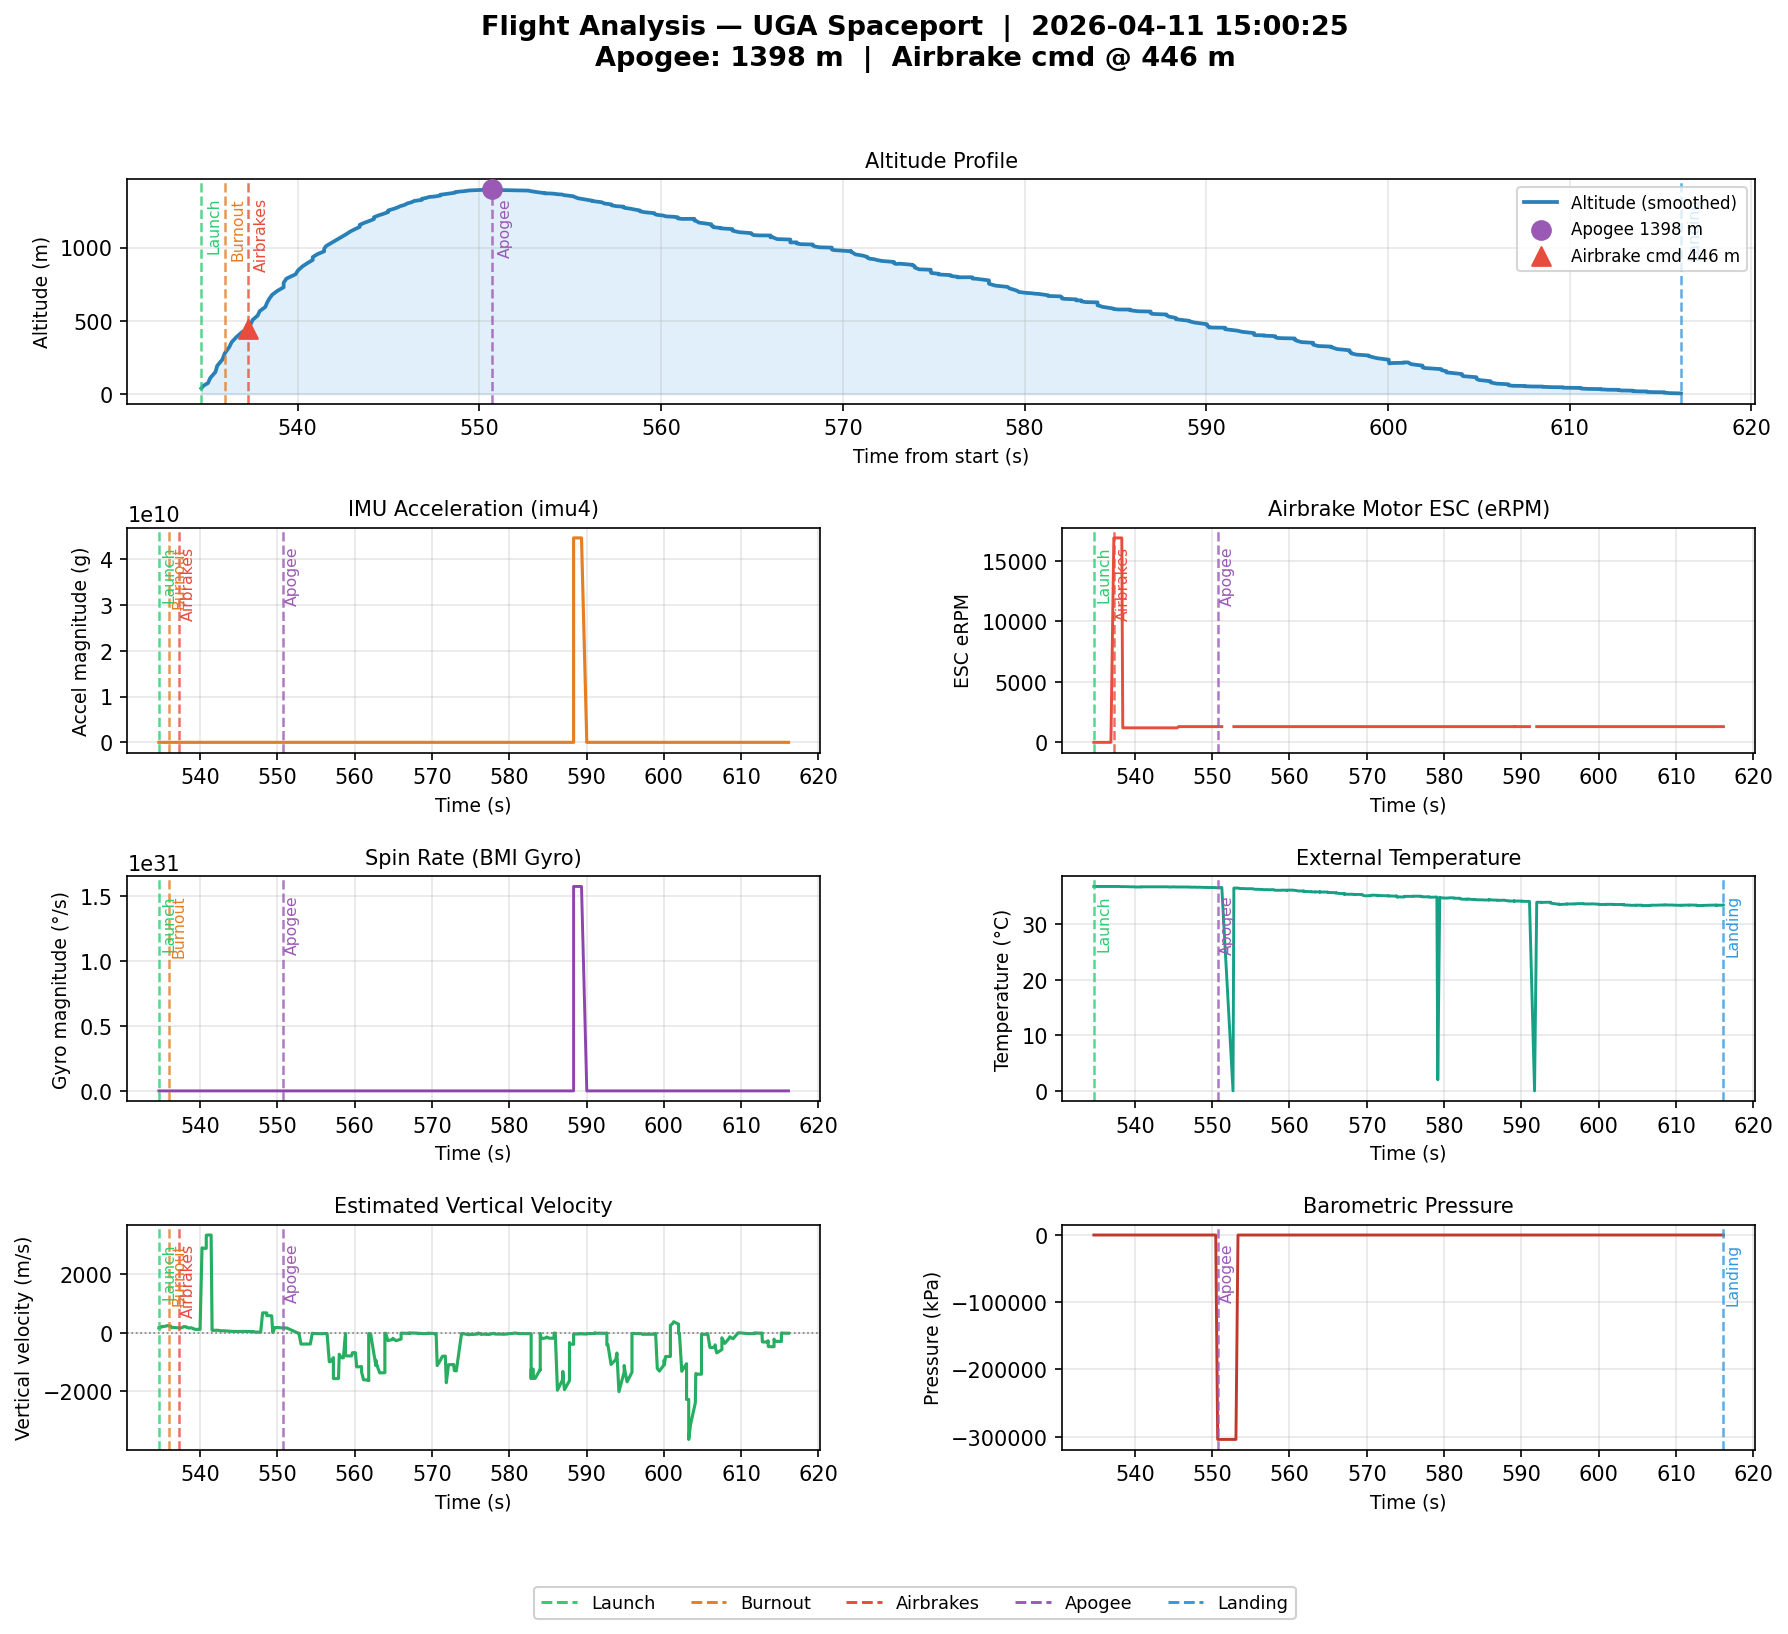

Recreate this plot in Python.
import pandas as pd
import numpy as np
import matplotlib.pyplot as plt
import matplotlib.gridspec as gridspec
from matplotlib.patches import FancyArrowPatch
from datetime import datetime

CSV_PATH = "ground_station_telemetry_20260411_150007.csv"

# ── Load & clean ──────────────────────────────────────────────────────────────
df = pd.read_csv(CSV_PATH, parse_dates=["pc_time_iso"])
df = df.sort_values("pc_time_iso").reset_index(drop=True)

# Relative time in seconds from first row
t0 = df["pc_time_iso"].iloc[0]
df["t_s"] = (df["pc_time_iso"] - t0).dt.total_seconds()

# Filter encoder: drop rows with clearly corrupted values (|enc| > 1e4 mm)
df["enc_clean"] = df["encoder_position_mm"].where(df["encoder_position_mm"].abs() < 1e4)

# ── Identify key events ───────────────────────────────────────────────────────
# Flight window: altitude rises above 0 and then returns
flight_mask = df["altitude_m"] > 0
flight_start_idx = flight_mask.idxmax()
flight_end_idx   = len(df) - 1 - flight_mask[::-1].values.argmax()

df_flight = df.iloc[flight_start_idx:flight_end_idx + 1].copy()

t_launch  = df_flight["t_s"].iloc[0]
t_apogee  = df_flight.loc[df_flight["altitude_m"].idxmax(), "t_s"]
alt_apogee = df_flight["altitude_m"].max()

# Burnout: sustained drop in imu4 accel from ~4 g → <1 g
# Motor burn phase is first ~1.3 s of flight; burnout when accel falls <1.5 g
burn_mask  = (df_flight["t_s"] < t_launch + 3) & (df_flight["imu4_accel_mag_g"] < 1.5)
t_burnout  = df_flight.loc[burn_mask.idxmax(), "t_s"] if burn_mask.any() else None

# Airbrake command: first time ESC erpm rises above a threshold during ascent
AB_RPM_THRESHOLD = 500
ascent_mask = df_flight["altitude_m"] < alt_apogee
ab_mask = ascent_mask & (df_flight["esc_erpm"] > AB_RPM_THRESHOLD)
if ab_mask.any():
    t_airbrake     = df_flight.loc[ab_mask.idxmax(), "t_s"]
    alt_airbrake   = df_flight.loc[ab_mask.idxmax(), "altitude_m"]
else:
    t_airbrake = t_apogee  # fallback
    alt_airbrake = alt_apogee

# Landing: last time altitude > 0 during descent
descent_mask = (df_flight["t_s"] > t_apogee) & (df_flight["altitude_m"] > 0)
t_landing = df_flight.loc[descent_mask[::-1].idxmax(), "t_s"] if descent_mask.any() else df_flight["t_s"].iloc[-1]

# ── Smooth noisy channels ─────────────────────────────────────────────────────
WINDOW = 5
df_flight["alt_smooth"]   = df_flight["altitude_m"].rolling(WINDOW, center=True, min_periods=1).mean()
df_flight["accel_smooth"] = df_flight["imu4_accel_mag_g"].rolling(WINDOW, center=True, min_periods=1).mean()
df_flight["gyro_smooth"]  = df_flight["bmi_gyro_mag_dps"].rolling(WINDOW, center=True, min_periods=1).mean()

# ── Event annotation helper ───────────────────────────────────────────────────
def vline_annotate(ax, t, label, color, y_frac=0.92, linestyle="--"):
    ax.axvline(t, color=color, linestyle=linestyle, linewidth=1.2, alpha=0.8)
    ylim = ax.get_ylim()
    ypos = ylim[0] + y_frac * (ylim[1] - ylim[0])
    ax.text(t + 0.3, ypos, label, color=color, fontsize=7.5, va="top",
            rotation=90, ha="left")

# ── Figure layout ─────────────────────────────────────────────────────────────
fig = plt.figure(figsize=(14, 11))
fig.suptitle(
    f"Flight Analysis — UGA Spaceport  |  {t0.strftime('%Y-%m-%d %H:%M:%S')}\n"
    f"Apogee: {alt_apogee:.0f} m  |  Airbrake cmd @ {alt_airbrake:.0f} m",
    fontsize=13, fontweight="bold", y=0.98
)

gs = gridspec.GridSpec(4, 2, figure=fig, hspace=0.55, wspace=0.35)

t = df_flight["t_s"]

EVENT_COLORS = {
    "Launch":   "#2ecc71",
    "Burnout":  "#e67e22",
    "Airbrakes":"#e74c3c",
    "Apogee":   "#9b59b6",
    "Landing":  "#3498db",
}

# ── 1. Altitude vs time (spans full width) ────────────────────────────────────
ax_alt = fig.add_subplot(gs[0, :])
ax_alt.fill_between(t, df_flight["alt_smooth"], alpha=0.15, color="#3498db")
ax_alt.plot(t, df_flight["alt_smooth"], color="#2980b9", linewidth=1.8, label="Altitude (smoothed)")
ax_alt.scatter(t_apogee, alt_apogee, color=EVENT_COLORS["Apogee"], zorder=5, s=80,
               label=f"Apogee {alt_apogee:.0f} m")
ax_alt.scatter(t_airbrake, alt_airbrake, color=EVENT_COLORS["Airbrakes"], zorder=5,
               s=80, marker="^", label=f"Airbrake cmd {alt_airbrake:.0f} m")
ax_alt.set_ylabel("Altitude (m)", fontsize=9)
ax_alt.set_title("Altitude Profile", fontsize=10)
ax_alt.legend(fontsize=8, loc="upper right")
ax_alt.grid(True, alpha=0.3)
ax_alt.set_xlabel("Time from start (s)", fontsize=9)

for name, t_ev in [("Launch", t_launch), ("Burnout", t_burnout),
                    ("Airbrakes", t_airbrake), ("Apogee", t_apogee), ("Landing", t_landing)]:
    if t_ev is None:
        continue
    vline_annotate(ax_alt, t_ev, name, EVENT_COLORS[name])

# ── 2. Acceleration magnitude ─────────────────────────────────────────────────
ax_acc = fig.add_subplot(gs[1, 0])
ax_acc.plot(t, df_flight["accel_smooth"], color="#e67e22", linewidth=1.5)
ax_acc.set_ylabel("Accel magnitude (g)", fontsize=9)
ax_acc.set_title("IMU Acceleration (imu4)", fontsize=10)
ax_acc.grid(True, alpha=0.3)
ax_acc.set_xlabel("Time (s)", fontsize=9)
for name, t_ev in [("Launch", t_launch), ("Burnout", t_burnout), ("Airbrakes", t_airbrake), ("Apogee", t_apogee)]:
    if t_ev is None: continue
    vline_annotate(ax_acc, t_ev, name, EVENT_COLORS[name])

# ── 3. ESC ERPM (airbrake motor state) ───────────────────────────────────────
ax_esc = fig.add_subplot(gs[1, 1])
esc_clean = df_flight["esc_erpm"].where(df_flight["esc_erpm"].abs() < 50000)
ax_esc.plot(t, esc_clean, color="#e74c3c", linewidth=1.4)
ax_esc.set_ylabel("ESC eRPM", fontsize=9)
ax_esc.set_title("Airbrake Motor ESC (eRPM)", fontsize=10)
ax_esc.grid(True, alpha=0.3)
ax_esc.set_xlabel("Time (s)", fontsize=9)
for name, t_ev in [("Launch", t_launch), ("Airbrakes", t_airbrake), ("Apogee", t_apogee)]:
    if t_ev is None: continue
    vline_annotate(ax_esc, t_ev, name, EVENT_COLORS[name])

# ── 4. Gyro magnitude ─────────────────────────────────────────────────────────
ax_gyro = fig.add_subplot(gs[2, 0])
ax_gyro.plot(t, df_flight["gyro_smooth"], color="#8e44ad", linewidth=1.4)
ax_gyro.set_ylabel("Gyro magnitude (°/s)", fontsize=9)
ax_gyro.set_title("Spin Rate (BMI Gyro)", fontsize=10)
ax_gyro.grid(True, alpha=0.3)
ax_gyro.set_xlabel("Time (s)", fontsize=9)
for name, t_ev in [("Launch", t_launch), ("Burnout", t_burnout), ("Apogee", t_apogee)]:
    if t_ev is None: continue
    vline_annotate(ax_gyro, t_ev, name, EVENT_COLORS[name])

# ── 5. External temperature ───────────────────────────────────────────────────
ax_temp = fig.add_subplot(gs[2, 1])
ax_temp.plot(t, df_flight["ext_temp_c"], color="#16a085", linewidth=1.4)
ax_temp.set_ylabel("Temperature (°C)", fontsize=9)
ax_temp.set_title("External Temperature", fontsize=10)
ax_temp.grid(True, alpha=0.3)
ax_temp.set_xlabel("Time (s)", fontsize=9)
for name, t_ev in [("Launch", t_launch), ("Apogee", t_apogee), ("Landing", t_landing)]:
    if t_ev is None: continue
    vline_annotate(ax_temp, t_ev, name, EVENT_COLORS[name])

# ── 6. Ascent rate (altitude derivative) ─────────────────────────────────────
ax_vel = fig.add_subplot(gs[3, 0])
dt = t.diff().replace(0, np.nan)
vel = df_flight["alt_smooth"].diff() / dt
vel_smooth = vel.rolling(7, center=True, min_periods=1).mean()
ax_vel.plot(t, vel_smooth, color="#27ae60", linewidth=1.5)
ax_vel.axhline(0, color="gray", linewidth=0.8, linestyle=":")
ax_vel.set_ylabel("Vertical velocity (m/s)", fontsize=9)
ax_vel.set_title("Estimated Vertical Velocity", fontsize=10)
ax_vel.grid(True, alpha=0.3)
ax_vel.set_xlabel("Time (s)", fontsize=9)
for name, t_ev in [("Launch", t_launch), ("Burnout", t_burnout), ("Airbrakes", t_airbrake), ("Apogee", t_apogee)]:
    if t_ev is None: continue
    vline_annotate(ax_vel, t_ev, name, EVENT_COLORS[name])

# ── 7. Pressure ───────────────────────────────────────────────────────────────
ax_pres = fig.add_subplot(gs[3, 1])
pres_smooth = df_flight["pressure_kpa"].rolling(WINDOW, center=True, min_periods=1).mean()
ax_pres.plot(t, pres_smooth, color="#c0392b", linewidth=1.4)
ax_pres.set_ylabel("Pressure (kPa)", fontsize=9)
ax_pres.set_title("Barometric Pressure", fontsize=10)
ax_pres.grid(True, alpha=0.3)
ax_pres.set_xlabel("Time (s)", fontsize=9)
for name, t_ev in [("Apogee", t_apogee), ("Landing", t_landing)]:
    if t_ev is None: continue
    vline_annotate(ax_pres, t_ev, name, EVENT_COLORS[name])

# ── Legend strip for event lines ──────────────────────────────────────────────
from matplotlib.lines import Line2D
legend_elements = [
    Line2D([0], [0], color=EVENT_COLORS[n], linestyle="--", linewidth=1.4, label=n)
    for n in EVENT_COLORS
]
fig.legend(handles=legend_elements, loc="lower center", ncol=5,
           fontsize=8.5, framealpha=0.9, bbox_to_anchor=(0.5, 0.002))

plt.savefig("flight_analysis.png", dpi=150, bbox_inches="tight")
print("Saved flight_analysis.png")

# ── Print summary ─────────────────────────────────────────────────────────────
print("\n== Flight Summary ==")
print(f"  Launch time (abs):    {t0 + pd.to_timedelta(t_launch, unit='s')}")
print(f"  Launch (t=0 offset):  {t_launch:.1f} s from data start")
if t_burnout:
    print(f"  Motor burnout:        t+{t_burnout - t_launch:.1f} s")
print(f"  Airbrake command:     t+{t_airbrake - t_launch:.1f} s  |  {alt_airbrake:.0f} m")
print(f"  Apogee:               t+{t_apogee - t_launch:.1f} s  |  {alt_apogee:.0f} m")
print(f"  Landing:              t+{t_landing - t_launch:.1f} s")
print(f"  Total flight time:    {t_landing - t_launch:.1f} s")

plt.show()
